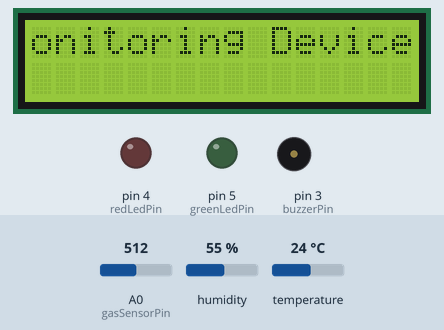
Simulated run of this sketch. Board: Arduino Uno, built with avr-gcc and run on an emulated ATmega328P. Shown: 16×2 character LCD, output pins drawn as LEDs (lit = HIGH), buzzer (waves = sounding, pin HIGH). Inputs (shaded band) come from the test bench; at power-on: humidity 55 %, A0 (gasSensorPin) = 512, temperature 24 °C. The modem accepts every AT command (registered, SIM ready, sends succeed) and sends nothing else; what the sketch prints to the serial monitor is not drawn.

Above: at 5.1 s.
At 22.6 s:
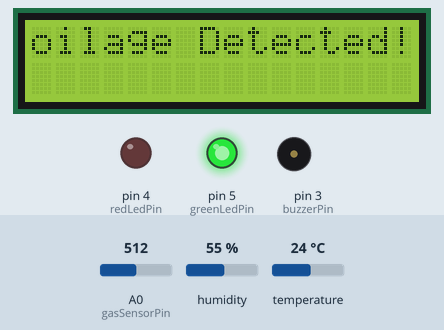
22.7 s: humidity set to 22 %
At 23.9 s:
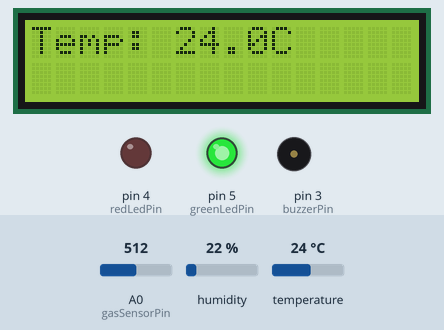
At 25.2 s:
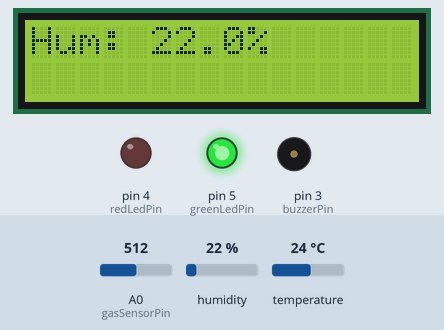
Timing chart, 0 to 26.7 s (numbered marks = the images above; inputs shaded):
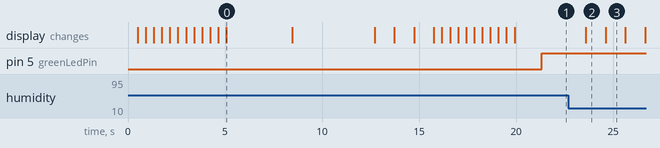

The sketch:

sketch_may2a_final_demo_code.ino
```cpp
#include <Wire.h>
#include <LiquidCrystal_I2C.h>
#include <DHT.h>
#include <SoftwareSerial.h>

// LCD setup
LiquidCrystal_I2C lcd(0x27, 16, 2);

// DHT setup
#define DHTPIN 2
#define DHTTYPE DHT11
DHT dht(DHTPIN, DHTTYPE);

// Gas sensor setup
#define gasSensorPin A0

// Buzzer & LED setup
#define buzzerPin 3
#define redLedPin 4
#define greenLedPin 5

// GSM Module (SIM800L)
#define rxPin 8
#define txPin 7
SoftwareSerial gsm(rxPin, txPin);

// Thresholds
float methaneThreshold = 50.0;
float temperatureThreshold = 30.0;
float humidityThreshold = 70.0;

// Timer for periodic SMS
unsigned long lastSmsTime = 0;
const unsigned long smsInterval = 7200000; // 2 hours in milliseconds
String lastStatus = "";

void setup() {
  lcd.init();
  lcd.backlight();
  dht.begin();
  Serial.begin(9600);
  gsm.begin(9600);

  pinMode(buzzerPin, OUTPUT);
  pinMode(redLedPin, OUTPUT);
  pinMode(greenLedPin, OUTPUT);

  digitalWrite(buzzerPin, LOW);
  digitalWrite(redLedPin, LOW);
  digitalWrite(greenLedPin, LOW);

  displayScrollingText("Smart Food Monitoring Device");
  delay(2000);
  lcd.clear();

  delay(3000); // Wait for GSM module
  gsm.println("AT");
  delay(1000);
}

void loop() {
  float temperature = dht.readTemperature();
  float humidity = dht.readHumidity();
  float methaneConcentration = averageGasValue();

  if (isnan(temperature) || isnan(humidity)) {
    lcd.clear();
    lcd.setCursor(0, 0);
    lcd.print("Sensor Error");
    delay(2000);
    return;
  }

  bool isSpoiled = checkSpoilage(methaneConcentration, temperature, humidity);

  displayScrollingText("Temp: " + String(temperature, 1) + "C");
  displayScrollingText("Hum: " + String(humidity, 1) + "%");
  displayScrollingText("Methane: " + String(methaneConcentration, 1) + "ppm");

  if (methaneConcentration < methaneThreshold) {
    displayScrollingText("Status: Fresh & Safe");
  } else {
    displayScrollingText("Status: Spoilage Detected!");
  }

  // Send SMS immediately if status changed to SPOILED
  if (isSpoiled && lastStatus != "SPOILED") {
    sendSMS("⚠️ Food Spoilage Detected!\nTemp: " + String(temperature) + "C\nHumidity: " + String(humidity) + "%\nMethane: " + String(methaneConcentration) + " ppm");
    // Optional emergency call:
    // makeCall("9876543210");
  }

  // Send periodic SMS every 2 hours
  if (millis() - lastSmsTime > smsInterval) {
    String statusText = isSpoiled ? "⚠️ SPOILED" : "✅ Fresh & Safe";
    sendSMS("Food Status Update: " + statusText + "\nTemp: " + String(temperature) + "C\nHumidity: " + String(humidity) + "%\nMethane: " + String(methaneConcentration) + " ppm");
    lastSmsTime = millis();
  }

  lastStatus = isSpoiled ? "SPOILED" : "GOOD";

  // LED & Continuous Buzzer logic
  if (methaneConcentration > methaneThreshold) {
  digitalWrite(redLedPin, HIGH);
  digitalWrite(greenLedPin, LOW);

  // Continuous faster beep using millis()
  unsigned long currentMillis = millis();
  static unsigned long previousMillis = 0;
  const unsigned long beepInterval = 100;  // 100 ms toggle

  if (currentMillis - previousMillis >= beepInterval) {
    previousMillis = currentMillis;
    digitalWrite(buzzerPin, !digitalRead(buzzerPin));  // Toggle buzzer
  }
} else {
  digitalWrite(greenLedPin, HIGH);
  digitalWrite(redLedPin, LOW);
  digitalWrite(buzzerPin, LOW);
}


  // Send sensor values to ESP8266 via Serial
  Serial.print("T:");
  Serial.print(temperature);
  Serial.print(",H:");
  Serial.print(humidity);
  Serial.print(",M:");
  Serial.print(methaneConcentration);
  Serial.println();

  Serial.print("Temperature: ");
  Serial.print(temperature);
  Serial.print(" °C  ");

  Serial.print("Humidity: ");
  Serial.print(humidity);
  Serial.print(" %  ");

  Serial.print("Methane: ");
  Serial.print(methaneConcentration);
  Serial.print(" ppm  ");

  Serial.print("Status: ");
  Serial.println(isSpoiled ? "Spoiled" : "Fresh");

  delay(2000);
}

float averageGasValue() {
  long sum = 0;
  for (int i = 0; i < 20; i++) {
    sum += analogRead(gasSensorPin);
    delay(10);
  }
  return (sum / 20.0) / 1024.0 * 100;  // Convert to ppm estimate
}

bool checkSpoilage(float methane, float temp, float hum) {
  return (methane > methaneThreshold || temp > temperatureThreshold || hum > humidityThreshold);
}

void displayScrollingText(String text) {
  lcd.clear();
  int len = text.length();
  if (len <= 16) {
    lcd.setCursor(0, 0);
    lcd.print(text);
  } else {
    for (int i = 0; i <= len - 16; i++) {
      lcd.setCursor(0, 0);
      lcd.print(text.substring(i, i + 16));
      delay(400);
    }
  }
  delay(1000);
}

void sendSMS(String message) {
  gsm.println("AT+CMGF=1"); // SMS text mode
  delay(500);
  gsm.println("AT+CMGS=\"+916383361989\"");  // Replace with your mobile number
  delay(500);
  gsm.print(message);
  delay(500);
  gsm.write(26); // CTRL+Z
  delay(3000);
}

void makeCall(String number) {
  gsm.print("ATD");
  gsm.print(number);
  gsm.println(";");
  delay(10000);
  gsm.println("ATH"); // Hang up
}
```

Measured:
- what the display in image 0 shows lasts 3.4 s, from 5.1 s to 8.5 s
- what the display in image 2 shows lasts 1.0 s, from 23.6 s to 24.6 s
